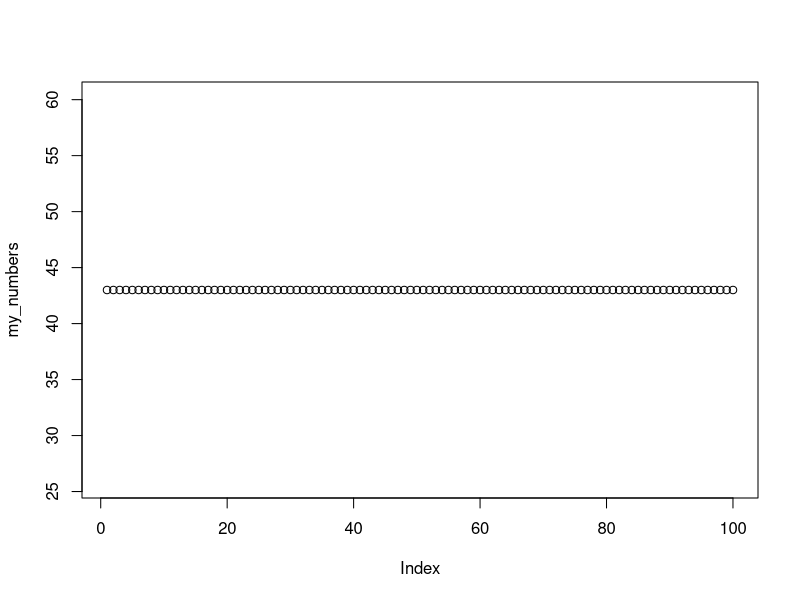
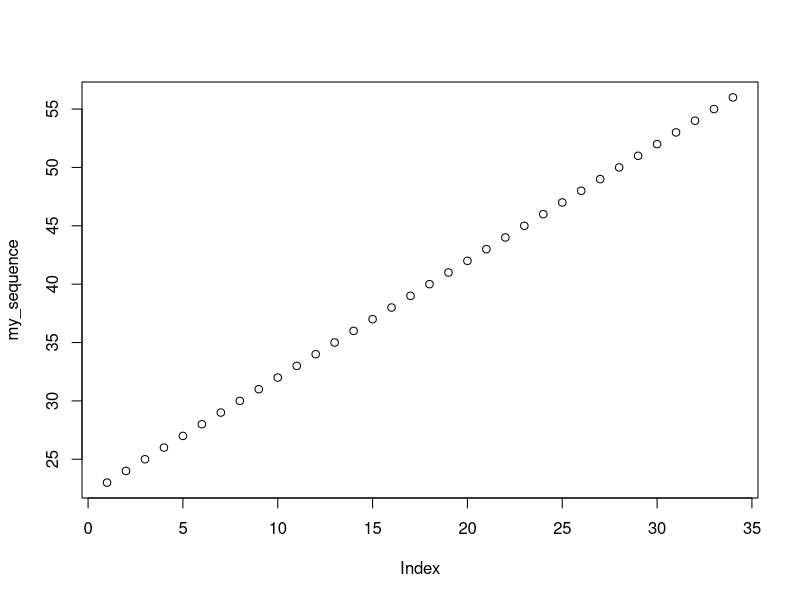
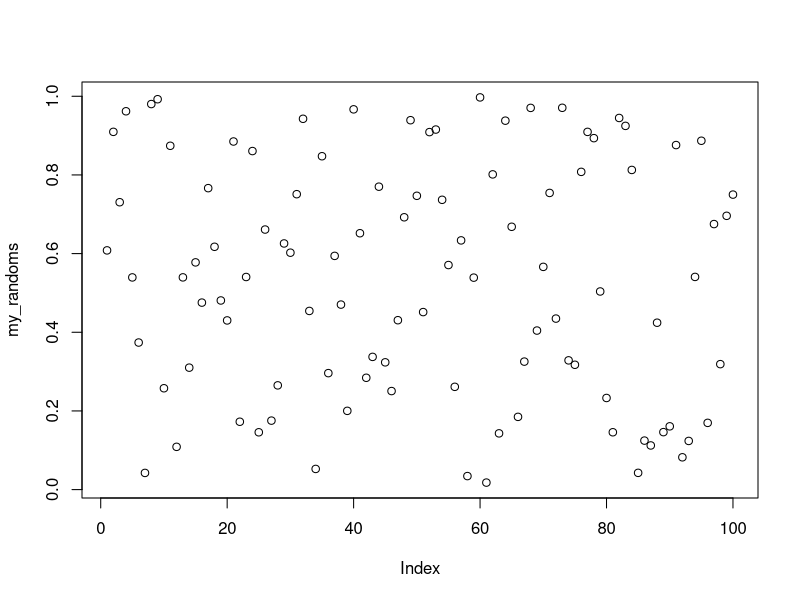
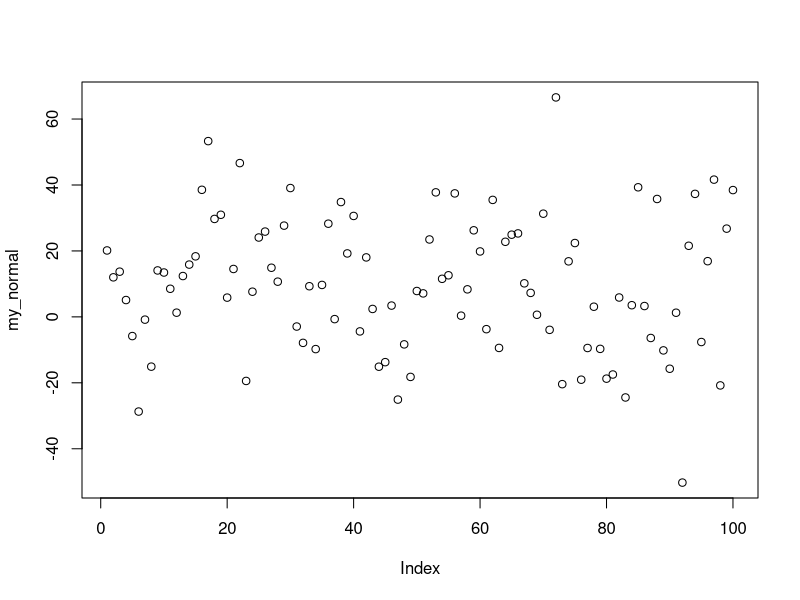
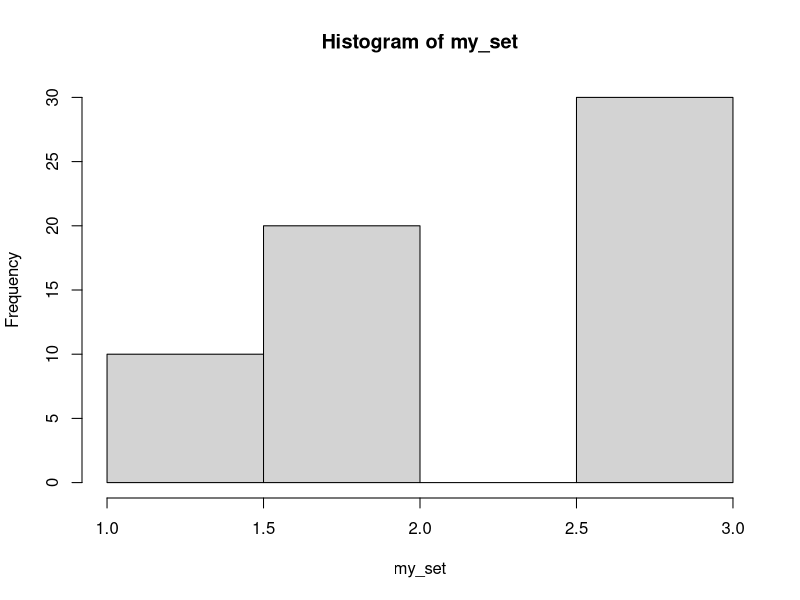
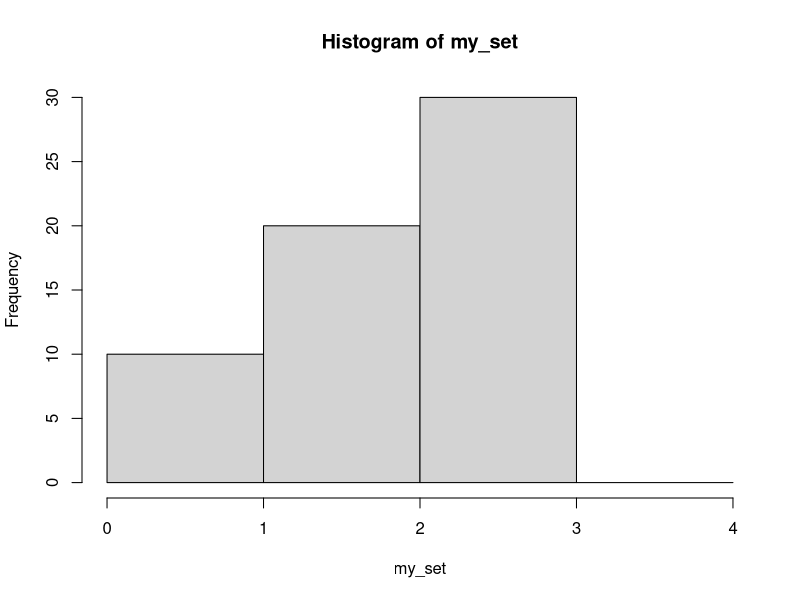
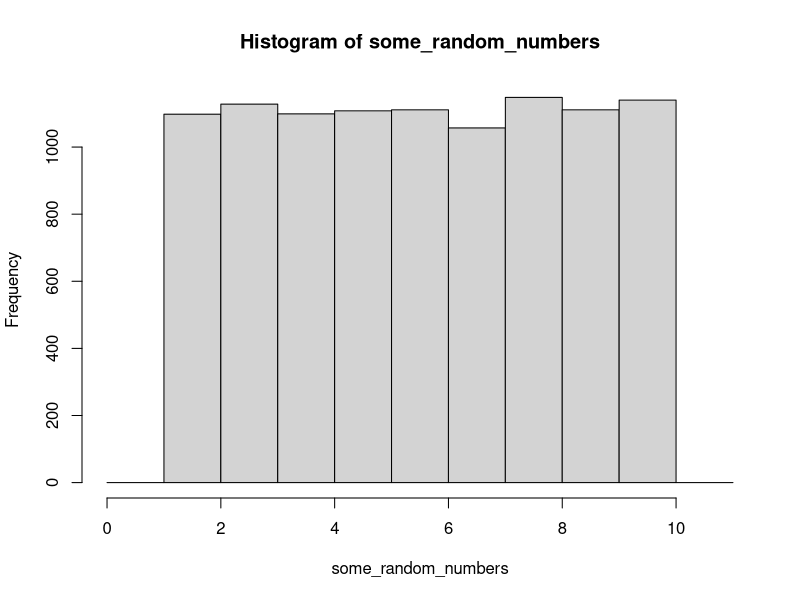
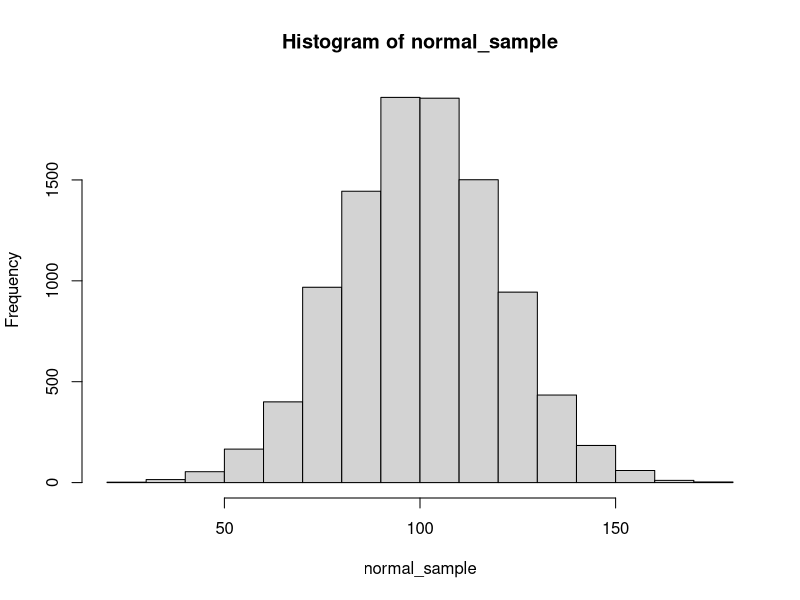

Recreate these plots in R, in order.
## ---- chunk 1
1+1
## ---- chunk 2
7+100
43-23
34*4
22/2
1+(2*3)+5
## ---- chunk 3
# this is a comment
a <- 1+1
b <- 2*3
c <- a+b

## ---- chunk 4
# this is a comment
a <- 1+1 # puts 1+1 into new variable a
b <- 2*3 # puts 2 times 3 into new variable b
c <- a+b # puts the sum of variable a and b into c
## ---- chunk 5
a <- 1+1
## ---- chunk 6
normal_100 <- rnorm(100,100,20)
## ---- chunk 7
my_numbers <- rep(43,100)
## ---- chunk 8
my_sequence <- seq(23,56,1)
## ---- chunk 9
my_randoms <- runif(100,0,1)
## ---- chunk 10
my_normal <- rnorm(100,10,20)
## ---- chunk 11
plot(my_numbers)
## ---- chunk 12
plot(my_sequence)
## ---- chunk 13
plot(my_randoms)
## ---- chunk 14
plot(my_normal)
## ---- chunk 15
my_set <- c(rep(1,10),rep(2,20),rep(3,30))
## ---- chunk 16
my_set
## ---- chunk 17
hist(my_set)
## ---- chunk 18
hist(my_set, breaks=c(0,1,2,3,4))
## ---- chunk 19
some_random_numbers <- runif(10000,1,10)
hist(some_random_numbers,breaks=seq(0,11,1))
#notice I set the breaks using the seq() function
## ---- chunk 20
normal_sample <- rnorm(10000,100,20)
hist(normal_sample)
